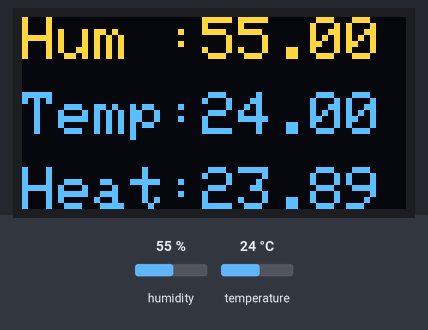
A sketch run on a simulated ESP32. Shown: 128×64 one-colour display. Inputs (shaded band) come from the test bench; at power-on: humidity 55 %, temperature 24 °C. The OLED is the two-colour kind (top 16 rows yellow); WiFi joins after 1.5 s; servers stay silent unless stated; no MQTT or app messages arrive unless stated; what the sketch prints to the serial monitor is not drawn.

Above: at 8.3 s.
8.4 s: humidity set to 22 %
At 13.1 s:
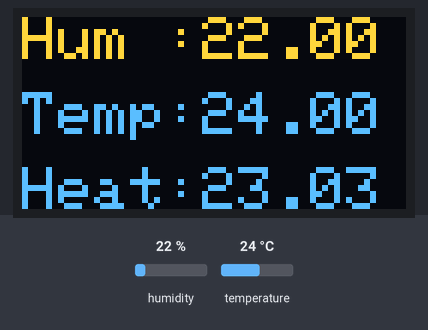
13.7 s: temperature set to 12 °C
At 17.6 s:
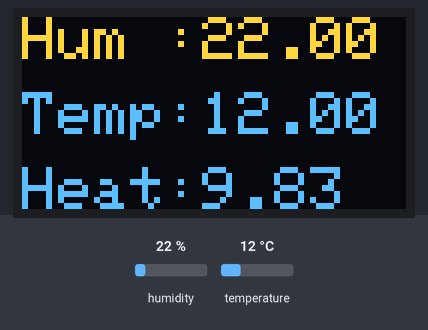
18.8 s: humidity set to 40 %
At 23.2 s:
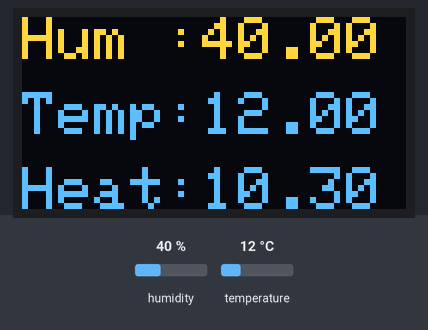
23.8 s: temperature set to 19 °C
At 27.7 s:
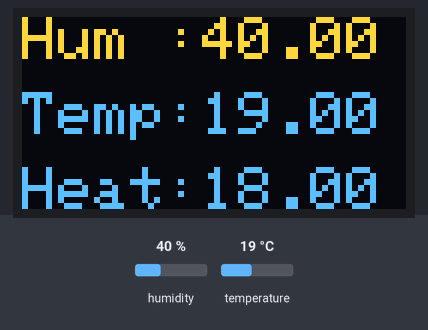
Timing chart, 0 to 29.2 s (numbered marks = the images above; inputs shaded):
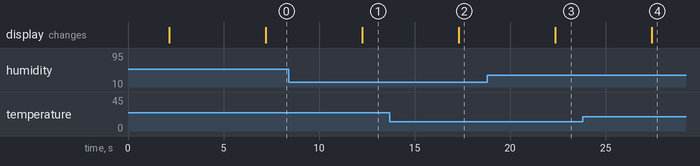

The sketch:

esp32-homesmart.ino
```cpp
#include <Wire.h>
#include <WiFi.h>
#include <DHT.h>
#include <ArduinoJson.h>
#include <Adafruit_GFX.h>
#include <Adafruit_SSD1306.h>
#include <SoftwareSerial.h>
#include <PubSubClient.h>
// SSD1306 设置
#define SCREEN_WIDTH 128
#define SCREEN_HEIGHT 64
#define OLED_ADDR 0x3C  // SSD1306 显示屏的 I2C 地址
#define OLED_SDA 21  // ESP32 上的 SDA 引脚
#define OLED_SCL 22  // ESP32 上的 SCL 引脚
Adafruit_SSD1306 display(SCREEN_WIDTH, SCREEN_HEIGHT, &Wire, -1);

// WiFi 设置
const char* ssid = "xxxxxxxx";
const char* password = "xxxxxxxx";
// DHT 设置
#define DHTPIN 13
#define DHTTYPE DHT11   // DHT 11
//#define DHTTYPE DHT22   // DHT 22  (AM2302), AM2321
//#define DHTTYPE DHT21   // DHT 21 (AM2301)
DHT dht(DHTPIN, DHTTYPE);
// MQTT 设置
const char* mqtt_server = "iot_mqtt.synology.pub";
const int mqtt_port = 1883;
const char* mqtt_user = "esp32";
const char* mqtt_password = "esp32@202407";
const char* mqtt_topic_temp = "sensor/temperature";
const char* mqtt_topic_hum = "sensor/humidity";
const char* mqtt_topic_heatindex = "sensor/heat_index";
WiFiClient espClient;
PubSubClient mqttclient(espClient);
String client_id = "ESP32-" + String(WiFi.macAddress());

void setup() {
  Serial.begin(9600);
  Wire.begin(OLED_SDA, OLED_SCL);  // 初始化 I2C 总线，并连接到指定的引脚
  if (!display.begin(SSD1306_SWITCHCAPVCC, OLED_ADDR)) {
    Serial.println(F("SSD1306 allocation failed"));
    for (;;)
      ;
  }
  dht.begin();
  // 添加 WiFi 网络
  WiFi.begin(ssid, password);
  Serial.println("Connecting to WiFi...");
  // 等待 WiFi 连接
  while (WiFi.status() != WL_CONNECTED) {
    delay(1000);
    Serial.println("Connecting to WiFi...");
  }
  Serial.println("WiFi connected");
  Serial.println("IP address: " + WiFi.localIP().toString());
  // MQTT
  mqttclient.setServer(mqtt_server,mqtt_port);
  while (!mqttclient.connected()) {
    Serial.println("Connecting to MQTT...");
    if (mqtt_reconnect()) {
      Serial.println("connected");
    } else {
      Serial.print("MQTT can't connect: ");
      Serial.println(mqttclient.state());
      delay(3000);
    }
  }

  // display
  display.clearDisplay();
  display.setTextColor(SSD1306_WHITE);
  display.setTextSize(1);
  display.setCursor(0, 10);
  display.println("STA IP:");
  display.setCursor(0, 20);
  display.println(WiFi.localIP().toString());
  display.setCursor(0, 40);
  display.println("By @javashell");
  display.setCursor(0, 50);
  display.println("build 20240703");
  display.display();
  delay(5000);
}

bool mqtt_reconnect(){
  if (!mqttclient.connected()) {
    Serial.print("Attempting MQTT connection...");
    // Attempt to connect
    if (mqttclient.connect(client_id.c_str(), mqtt_user, mqtt_password)) {
      Serial.println("connected");
      return true;
    } else {
      Serial.print("failed, rc=");
      Serial.print(mqttclient.state());
      Serial.println(" try again in 5 seconds");
      // Wait 5 seconds before retrying
      delay(5000);
    }
  }
  return false;
}

void loop() {
  display.clearDisplay();
  float h = dht.readHumidity();
  float t = dht.readTemperature();
  if (isnan(h) || isnan(t)) {
    Serial.println(F("Failed to read from DHT sensor!"));
    return;
  }
  // Compute heat index in Celsius (isFahreheit = false)
  float hic = dht.computeHeatIndex(t, h, false);

  Serial.print(F("Humidity: "));
  Serial.print(h);
  Serial.print(F("%  Temperature: "));
  Serial.print(t);
  Serial.print(F("°C "));
  Serial.print(F("Heat index: "));
  Serial.print(hic);
  Serial.print(F("°C "));
  Serial.println();

  // 在 ssd1306 显示屏上显示信息
  display.setTextColor(SSD1306_WHITE);
  display.setTextSize(2);
  display.setCursor(0, 0);
  display.print(F("Hum :"));
  display.println(h);
  display.setCursor(0, 25);
  display.print(F("Temp:"));
  display.println(t);
  display.setCursor(0, 50);
  display.print(F("Heat:"));
  display.println(hic);
  display.display();

  // 发送到mqtt
  if (mqttclient.connected()){
    mqttclient.publish(mqtt_topic_hum,(String(h)+" %").c_str());
    mqttclient.publish(mqtt_topic_temp,(String(t)+" °C ").c_str());
    mqttclient.publish(mqtt_topic_heatindex,(String(hic)+" °C ").c_str());
  } else {
    mqtt_reconnect();
  }
  // 延时5秒
  delay(5000);
}
```

Measured:
- after the input at 8.4 s, the display: changes after 3.9 s (image 1)
- after the input at 13.7 s, the display: changes after 3.6 s (image 2)
- after the input at 18.8 s, the display: changes after 3.6 s (image 3)
- after the input at 23.8 s, the display: changes after 3.6 s (image 4)
